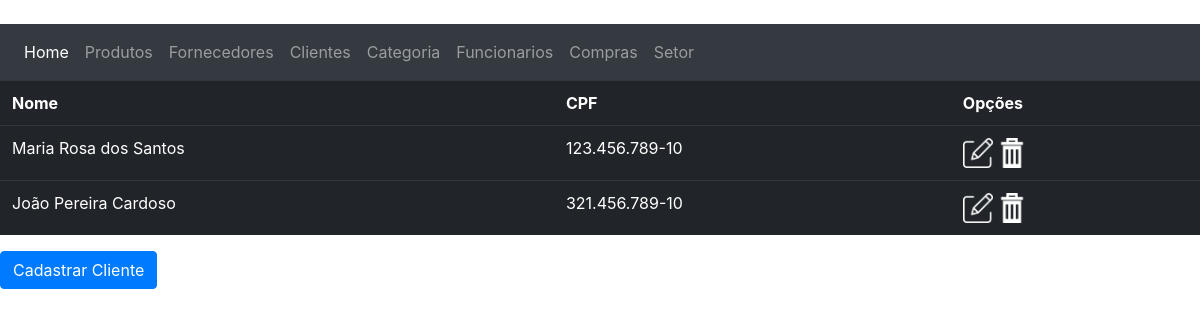
/clientes/, run on the app's committed database.
### mercado/models.py (models this page shows, shortened)
class Cliente(models.Model):
    ID_cliente = models.AutoField(primary_key=True)
    nome_cliente = models.CharField(max_length=100, verbose_name="Nome:")
    cpf = models.CharField(max_length=14, verbose_name="CPF:")

### mercado/views.py (the view)
# urls.py: path('clientes/', clientes, name="url_clientes"),
def clientes(request):
    data = {}
    data["Clientes"] = Cliente.objects.all()
    return render(request, "mercado/html/clientes.html", data)

### mercado/templates/mercado/html/clientes.html (shortened to what this page needs)
﻿<!DOCTYPE html>
<html lang="pt-br">
<head>
    {% load static %}
    <link rel="stylesheet" href="https://maxcdn.bootstrapcdn.com/bootstrap/4.0.0/css/bootstrap.min.css">
    <link rel="stylesheet" href="{% static 'css/main.css' %}">
</head>
<body>
    <nav class="navbar navbar-expand-lg bg-dark navbar-dark">
        <ul class="navbar-nav">
            <li class="nav-item active">
                <a class="nav-link" href="{% url 'url_index' %}">Home</a>
            </li>
            <li class="nav-item">
                <a class="nav-link" href="{% url 'url_produtos' %}">Produtos</a>
            </li>
            <li class="nav-item">
                <a class="nav-link" href="{% url 'url_fornecedores' %}">Fornecedores</a>
            </li>
            <li class="nav-item">
                <a class="nav-link" href="{% url 'url_clientes' %}">Clientes</a>
            </li>
            <li class="nav-item">
                <a class="nav-link" href="{% url 'url_categorias' %}">Categoria</a>
            </li>
            <li class="nav-item">
                <a class="nav-link" href="{% url 'url_funcionarios' %}">Funcionarios</a>
            </li>
            <li class="nav-item">
                <a class="nav-link" href="{% url 'url_compras' %}">Compras</a>
            </li>
            <li class="nav-item">
                <a class="nav-link" href="{% url 'url_setores' %}">Setor</a>
            </li>
        </ul>
    </nav>
    <table class="table table-dark table-hover">
        <tr>
            <th>Nome</th>
            <th>CPF</th>
            <th>Opções</th>
        </tr>
        {% for cliente in Clientes %}
        <tr>
            <td>{{ cliente.nome_cliente }}</td>
            <td>{{ cliente.cpf}}</td>
            <td>
                <a href="{% url 'url_atualizar_cliente' cliente.ID_cliente %}"><img src="{% static "img/editar.png" %}" class="botaoOpcoes" alt="botão editar"></a>
                <a href="{% url 'url_deletar_cliente' cliente.ID_cliente %}"><img src="{% static "img/deletar.png" %}" class="botaoOpcoes" alt="botão deletar"></a>
            </td>
        </tr>
        {% endfor %}
    </table>
    <a href="{% url 'url_cadastro_cliente' %}">
        <button type="submit" class="btn btn-primary float-left">Cadastrar Cliente</button>
    </a>
</body>
</html>

### mercado/static/css/main.css (style rules this page uses)
.botaoOpcoes { width: 30px; height: 30px; }

### data on the page
Cliente: nome_cliente "Maria Rosa dos Santos", cpf "123.456.789-10"
Cliente: nome_cliente "João Pereira Cardoso", cpf "321.456.789-10"
